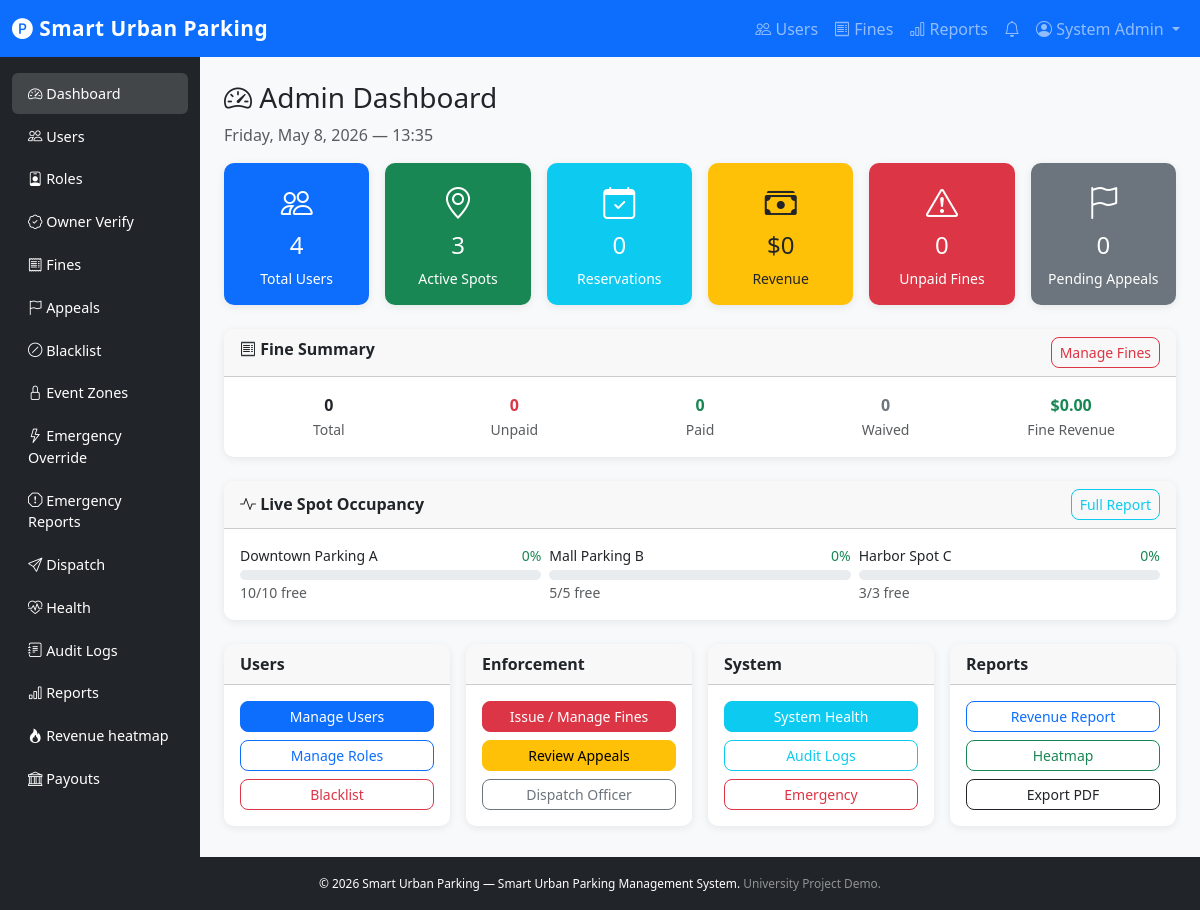
Screenshot of /src/public/index.php?page=admin-dashboard (signed in) with the database file from the repository.
### tables this page shows
CREATE TABLE parking_spots (
    id INT UNSIGNED AUTO_INCREMENT PRIMARY KEY,
    owner_id INT UNSIGNED NOT NULL,
    name VARCHAR(100) NOT NULL,
    address VARCHAR(255) NOT NULL,
    city VARCHAR(100) NOT NULL,
    latitude DECIMAL(10,7) DEFAULT NULL,
    longitude DECIMAL(10,7) DEFAULT NULL,
    type ENUM('public','private','reserved') NOT NULL DEFAULT 'public',
    price_per_hour DECIMAL(8,2) NOT NULL DEFAULT 0.00,
    total_slots INT UNSIGNED NOT NULL DEFAULT 1,
    available_slots INT UNSIGNED NOT NULL DEFAULT 1,
    ev_support TINYINT(1) NOT NULL DEFAULT 0,
    status ENUM('active','inactive','maintenance','locked','owner-use') NOT NULL DEFAULT 'active',
    description TEXT DEFAULT NULL,
    image VARCHAR(255) DEFAULT NULL,
    max_vehicle_height_m DECIMAL(5,2) DEFAULT NULL COMMENT 'Max vehicle height (meters) the spot accepts',
    max_vehicle_width_m DECIMAL(5,2) DEFAULT NULL COMMENT 'Max vehicle width (meters)',
    difficulty_rating TINYINT UNSIGNED NOT NULL DEFAULT 3 COMMENT '1=easy .. 5=tight access',
    created_at DATETIME NOT NULL DEFAULT CURRENT_TIMESTAMP,
    updated_at DATETIME NOT NULL DEFAULT CURRENT_TIMESTAMP ON UPDATE CURRENT_TIMESTAMP,
    FOREIGN KEY (owner_id) REFERENCES users(id) ON DELETE CASCADE
);

### src/views/admin/dashboard.php (the view, shortened to what the rows shown need)
<?php require_once BASE_PATH . '/views/layouts/header.php'; ?>
<div class="container-fluid">
    <div class="row">
        <div class="col-md-10 p-4">
            <div class="card mb-4">
                <div class="card-body">
                    <?php if (empty($live_occupancy)): ?>
                        <p class="text-muted">No occupancy data available.</p>
                    <?php else: ?>
                        <div class="row g-2">
                            <?php foreach (array_slice($live_occupancy, 0, 6) as $spot): ?>
                                <?php
                                    $pct   = (float)$spot['occupancy_pct'];
                                    $color = $pct >= 80 ? 'danger' : ($pct >= 50 ? 'warning' : 'success');
                                ?>
                                <div class="col-md-4">
                                    <div class="d-flex justify-content-between small mb-1">
                                        <span><?= htmlspecialchars($spot['name']) ?></span>
                                        <span class="text-<?= $color ?>"><?= $pct ?>%</span>
                                    </div>
                                    <div class="progress" style="height:10px">
                                    </div>
                                    <small class="text-muted"><?= $spot['available_slots'] ?>/<?= $spot['total_slots'] ?> free</small>
                                </div>
                            <?php endforeach; ?>
                        </div>
                    <?php endif; ?>
                </div>
            </div>
        </div>
    </div>
</div>
<?php require_once BASE_PATH . '/views/layouts/footer.php'; ?>

### rows the page displays
parking_spots: name "Downtown Parking A", pct "0", available_slots "10", total_slots "10"
parking_spots: name "Mall Parking B", pct "0", available_slots "5", total_slots "5"
parking_spots: name "Harbor Spot C", pct "0", available_slots "3", total_slots "3"

### other values shown
APP_NAME "Smart Urban Parking"
current_user()['name'] "System Admin"
$stats['users'] "4"
$stats['spots'] "3"
$stats['reservations'] "0"
$stats['totalRevenue'] "0"
$fine_stats['unpaid'] "0"
$stats['appeals'] "0"
$fine_stats['total'] "0"
$fine_stats['paid'] "0"
$fine_stats['waived'] "0"
$fine_stats['revenue'] "0.00"
